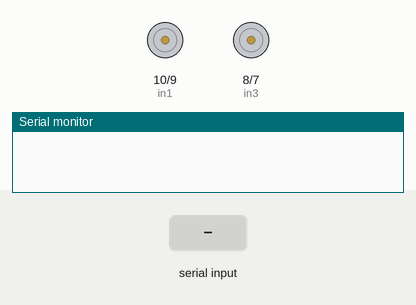
Recording of a sketch running on a simulated Arduino Uno, built with avr-gcc and run on an emulated ATmega328P. Shown: motor-driver pin pairs drawn as motors (green arrow = first pin HIGH = forward, orange = second pin HIGH = backward, longer = more drive, scaled by the enable pin), the last lines printed to the serial monitor. Inputs (shaded band) come from the test bench.

Above: at 1.2 s.
1.3 s: "f90\n" received over Serial
At 2.2 s:
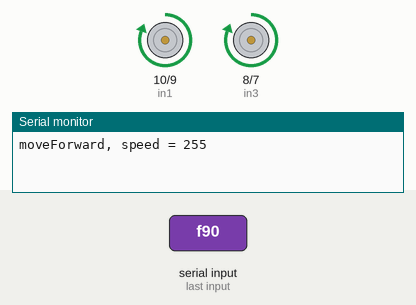
2.8 s: "f,45\n" received over Serial
At 3.4 s:
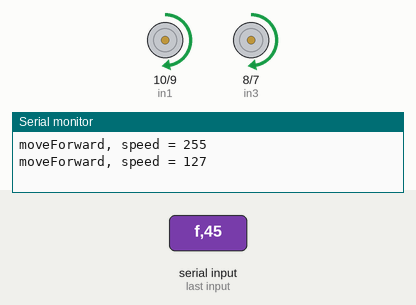
4.3 s: "b90\n" received over Serial
At 5.5 s:
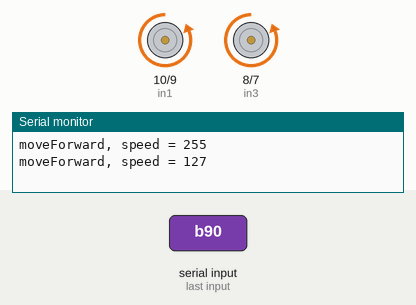
5.8 s: "b,45\n" received over Serial
At 6.9 s:
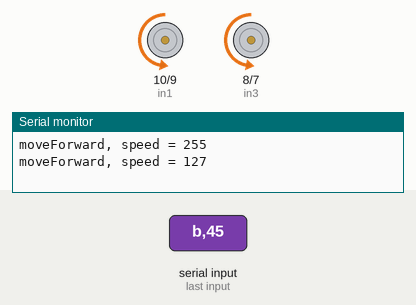
7.3 s: "s90\n" received over Serial
At 7.9 s:
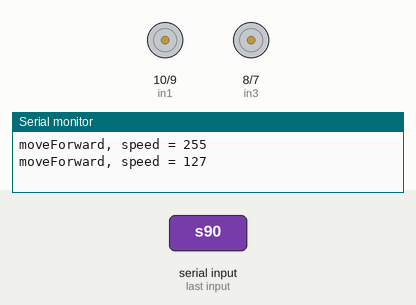
8.8 s: "f" received over Serial
At 10.2 s:
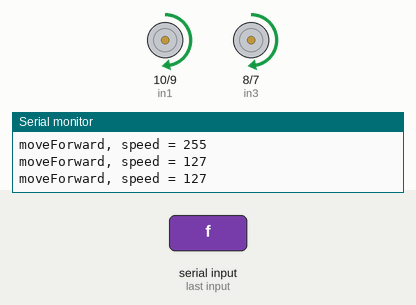
Timing chart, 0 to 11.3 s (numbered marks = the images above; inputs shaded):
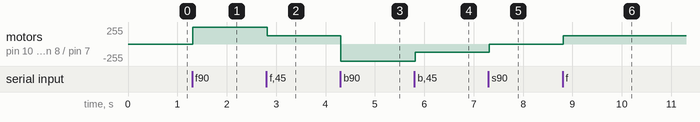

Measured:
- after the input at 1.3 s, motor on pin 10 (in1) / pin 9 (in2), motor on pin 8 (in3) / pin 7 (in4): stopped → forward 255/255 at once
- after the input at 2.8 s, motor on pin 10 (in1) / pin 9 (in2), motor on pin 8 (in3) / pin 7 (in4): forward 255/255 → forward 127/255 at once
- after the input at 4.3 s, motor on pin 10 (in1) / pin 9 (in2), motor on pin 8 (in3) / pin 7 (in4): forward 127/255 → backward 255/255 at once
- after the input at 5.8 s, motor on pin 10 (in1) / pin 9 (in2), motor on pin 8 (in3) / pin 7 (in4): backward 255/255 → backward 127/255 at once
- after the input at 7.3 s, motor on pin 10 (in1) / pin 9 (in2), motor on pin 8 (in3) / pin 7 (in4): backward 127/255 → stopped at once
- after the input at 8.8 s, motor on pin 10 (in1) / pin 9 (in2), motor on pin 8 (in3) / pin 7 (in4): stopped → forward 127/255 at once

The sketch:

MotorControlL298.ino
```cpp
#define BTSerial Serial
#define DebugSerial Serial

// первый двигатель
const int enA = 11;
const int in1 = 10;
const int in2 = 9;

// второй двигатель
const int enB = 6;
const int in3 = 8;
const int in4 = 7;

const char* ssid = "MERAMAX";
const char* password = "89625361161";

typedef enum {FORW, REW} DIRECTION;

void runMotor(int motorNum, DIRECTION dir, int rotSpeed) {
  if (motorNum == 1) {
    // запуск двигателя
    if (dir == FORW) {
      digitalWrite(in1, HIGH);
      digitalWrite(in2, LOW);
    } else {
      digitalWrite(in1, LOW);
      digitalWrite(in2, HIGH);
    }
    // устанавливаем скорость
    analogWrite(enA, rotSpeed);
  } else if (motorNum == 2) {
    // запуск двигателя
    if (dir == FORW) {
      digitalWrite(in3, HIGH);
      digitalWrite(in4, LOW);
    } else {
      digitalWrite(in3, LOW);
      digitalWrite(in4, HIGH);
    }
    // устанавливаем скорость
    analogWrite(enB, rotSpeed);
  }
}

void stopMotor(int motorNum) {
  switch (motorNum) {
    case 1:
      digitalWrite(in1, LOW);
      digitalWrite(in2, LOW);
      break;
    case 2:
      digitalWrite(in3, LOW);
      digitalWrite(in4, LOW);
      break;
  }
}

int convertSpeedLevel(int speedLevel) {
  return (int)(25.5*(1 + speedLevel));
}

void moveForward(int rotSpeed) {
  DebugSerial.print("moveForward, speed = "); DebugSerial.println(rotSpeed);
  runMotor(1, FORW, rotSpeed);
  runMotor(2, FORW, rotSpeed);
}

void moveBack(int rotSpeed) {
  //DebugSerial.print("moveForward, speed = "); DebugSerial.println(rotSpeed);
  runMotor(1, REW, rotSpeed);
  runMotor(2, REW, rotSpeed);
}

void moveRight(int rotSpeed) {
  stopMotor(2);
  runMotor(1, FORW, rotSpeed);
}

void moveLeft(int rotSpeed) {
  stopMotor(1);
  runMotor(2, FORW, rotSpeed);
}

void stopMotion() {
  stopMotor(1);
  stopMotor(2);
}

void setup() {
  // инициализируем все пины для управления двигателями как outputs
  pinMode(enA, OUTPUT);
  pinMode(enB, OUTPUT);
  pinMode(in1, OUTPUT);
  pinMode(in2, OUTPUT);
  pinMode(in3, OUTPUT);
  pinMode(in4, OUTPUT);

  DebugSerial.begin(9600);
  BTSerial.begin(9600);
  BTSerial.setTimeout(10);
  delay(10);

  //DebugSerial.println("setup");

}
int speedLevel;
String cmdStr;

void loop() {
  if (BTSerial.available()) {
    cmdStr = BTSerial.readString();

    if (cmdStr[0] == 'f') {
      stopMotion();
      speedLevel = cmdStr[1] - '0'; // получаем скорость от 0 до 9 в виде символа и переводим в целое число
      if (speedLevel < 0 || speedLevel > 9) speedLevel = 4;
      moveForward(convertSpeedLevel(speedLevel));
    } else if (cmdStr[0] == 'b') {
      stopMotion();
      speedLevel = cmdStr[1] - '0'; // получаем скорость от 0 до 9 в виде символа и переводим в целое число
      if (speedLevel < 0 || speedLevel > 9) speedLevel = 4;
      moveBack(convertSpeedLevel(speedLevel));
    } else if (cmdStr[0] == 's') {
      stopMotion();
    }
  }
  /*Serial.println("runMotor");
  runMotor(1, FORW, 200);
  delay(2000);
  stopMotor(1);
  delay(2000);  */
}
```
